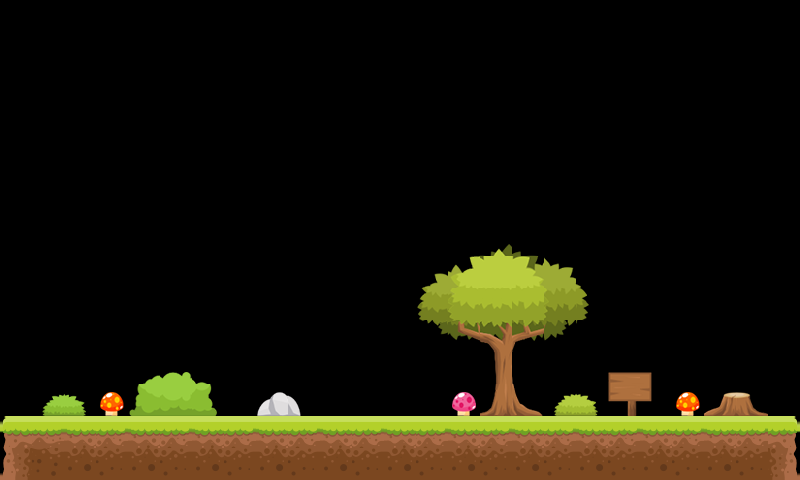

A level layout from a 2D game, rendered from its tile map. Below: a short description, then the map file with tile-grid data replaced by summaries:
An orthogonal 25x15 tile map with 32x32 px tiles, 1 tile layer (Слой тайлов 1) and 14 objects (LEFTWALL, SKYWALL, RIGHTWALL).

<map version="1.0" orientation="orthogonal" renderorder="right-down" width="25" height="15" tilewidth="32" tileheight="32" nextobjectid="168">
 <tileset firstgid="1" name="tile2" tilewidth="32" tileheight="32" spacing="4" margin="4" tilecount="196" columns="14">
  <image source="tmx/tile2.png" width="512" height="512" />
 </tileset>
 <layer name="Слой тайлов 1" width="25" height="15">
  <data>[375 cells, 182 non-empty, 75 distinct tile ids]</data>
 </layer>
 <objectgroup name="object" width="25" height="15">
  <object id="24" x="0" y="416" width="798" height="64" />
  <object id="17" name="LEFTWALL" x="1" y="1" width="5" height="480" />
  <object id="18" name="SKYWALL" x="3" y="0" width="800" height="5" />
  <object id="19" name="RIGHTWALL" x="795" y="3" width="5" height="480" />
 </objectgroup>
 <objectgroup name="rectangle2Static" width="25" height="15">
  <object id="156" x="287" y="383" width="192" height="32" />
 </objectgroup>
 <objectgroup name="object3" width="25" height="15">
  <object id="157" x="79" y="128" width="192" height="64" />
 </objectgroup>
 <objectgroup name="apple2" width="25" height="15">
  <object id="158" x="144" y="96" width="32" height="32" />
 </objectgroup>
 <objectgroup name="box1Static2" width="25" height="15">
  <object id="159" x="272" y="128" width="64" height="64" />
 </objectgroup>
 <objectgroup name="box1Density" width="25" height="15">
  <object id="160" x="352" y="320" width="64" height="64" />
  <object id="166" x="351" y="128" width="64" height="64" />
 </objectgroup>
 <objectgroup name="rectangle1" width="25" height="15">
  <object id="162" x="287" y="288" width="128" height="32" />
  <object id="163" x="351" y="256" width="128" height="32" />
  <object id="164" x="286" y="224" width="128" height="32" />
  <object id="165" x="352" y="192" width="128" height="32" />
 </objectgroup>
</map>
